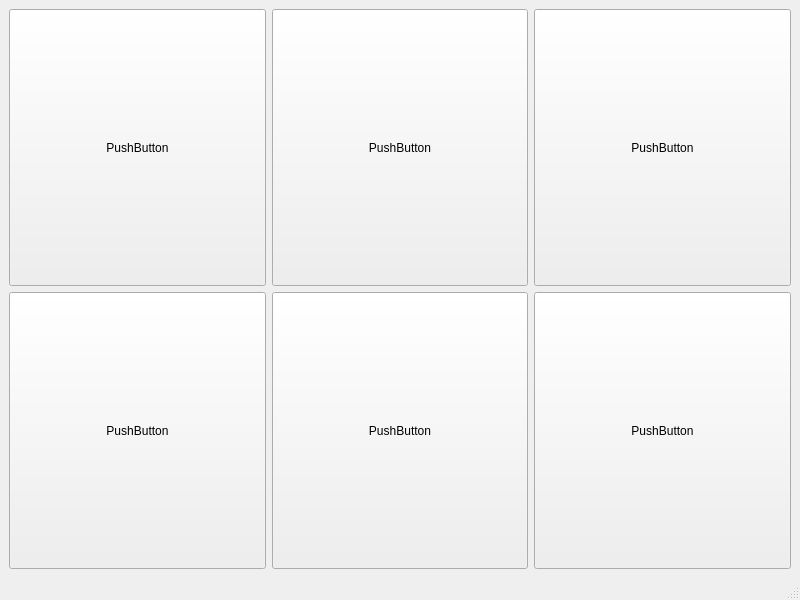
<?xml version="1.0" encoding="UTF-8"?>
<ui version="4.0">
 <class>MainWindow</class>
 <widget class="QMainWindow" name="MainWindow">
  <property name="geometry">
   <rect>
    <x>0</x>
    <y>0</y>
    <width>800</width>
    <height>600</height>
   </rect>
  </property>
  <property name="windowTitle">
   <string>MainWindow</string>
  </property>
  <widget class="QWidget" name="centralwidget">
   <layout class="QGridLayout" name="gridLayout">
    <item row="0" column="4">
     <widget class="QPushButton" name="pushButton">
      <property name="sizePolicy">
       <sizepolicy hsizetype="Minimum" vsizetype="Preferred">
        <horstretch>0</horstretch>
        <verstretch>0</verstretch>
       </sizepolicy>
      </property>
      <property name="text">
       <string>PushButton</string>
      </property>
     </widget>
    </item>
    <item row="0" column="2">
     <widget class="QPushButton" name="pushButton_2">
      <property name="sizePolicy">
       <sizepolicy hsizetype="Minimum" vsizetype="Preferred">
        <horstretch>0</horstretch>
        <verstretch>0</verstretch>
       </sizepolicy>
      </property>
      <property name="text">
       <string>PushButton</string>
      </property>
     </widget>
    </item>
    <item row="0" column="3">
     <widget class="QPushButton" name="pushButton_3">
      <property name="sizePolicy">
       <sizepolicy hsizetype="Minimum" vsizetype="Preferred">
        <horstretch>0</horstretch>
        <verstretch>0</verstretch>
       </sizepolicy>
      </property>
      <property name="text">
       <string>PushButton</string>
      </property>
     </widget>
    </item>
    <item row="1" column="2">
     <widget class="QPushButton" name="pushButton_4">
      <property name="sizePolicy">
       <sizepolicy hsizetype="Minimum" vsizetype="Preferred">
        <horstretch>0</horstretch>
        <verstretch>0</verstretch>
       </sizepolicy>
      </property>
      <property name="text">
       <string>PushButton</string>
      </property>
     </widget>
    </item>
    <item row="1" column="3">
     <widget class="QPushButton" name="pushButton_5">
      <property name="sizePolicy">
       <sizepolicy hsizetype="Minimum" vsizetype="Preferred">
        <horstretch>0</horstretch>
        <verstretch>0</verstretch>
       </sizepolicy>
      </property>
      <property name="text">
       <string>PushButton</string>
      </property>
     </widget>
    </item>
    <item row="1" column="4">
     <widget class="QPushButton" name="pushButton_6">
      <property name="sizePolicy">
       <sizepolicy hsizetype="Minimum" vsizetype="Preferred">
        <horstretch>0</horstretch>
        <verstretch>0</verstretch>
       </sizepolicy>
      </property>
      <property name="text">
       <string>PushButton</string>
      </property>
     </widget>
    </item>
   </layout>
  </widget>
  <widget class="QMenuBar" name="menubar">
   <property name="geometry">
    <rect>
     <x>0</x>
     <y>0</y>
     <width>800</width>
     <height>26</height>
    </rect>
   </property>
  </widget>
  <widget class="QStatusBar" name="statusbar"/>
 </widget>
 <resources/>
 <connections/>
</ui>
